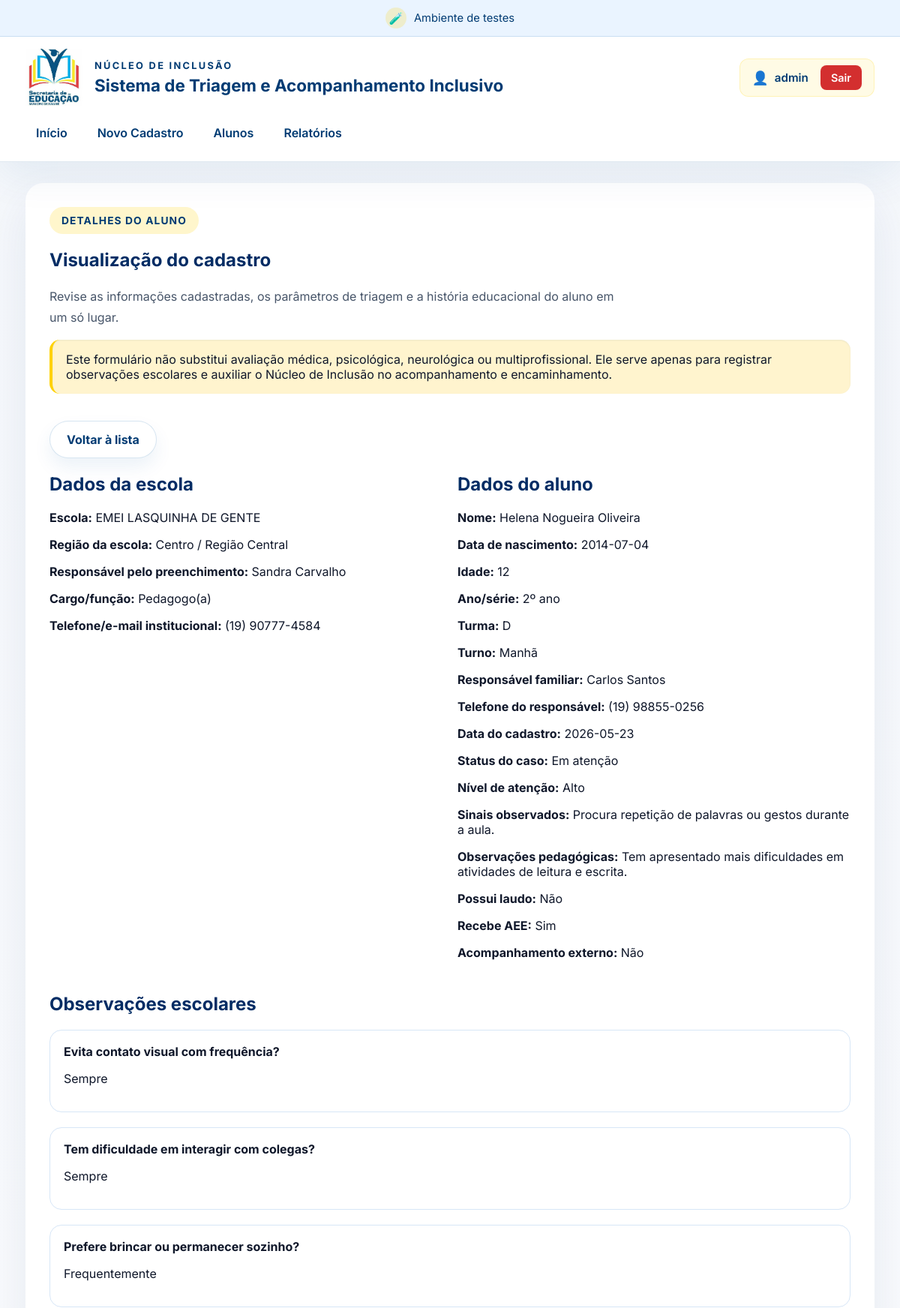
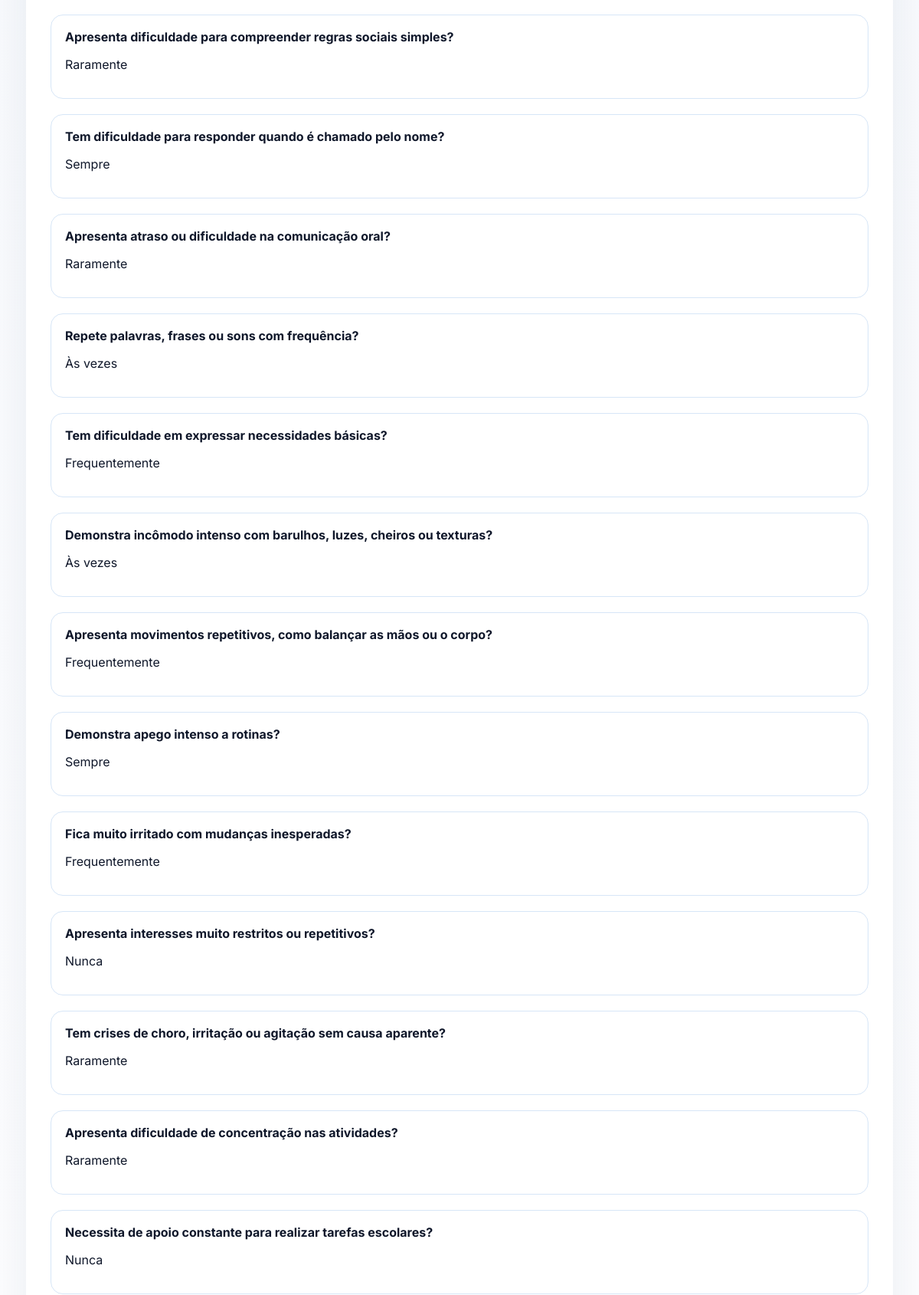
The app's page /detalhes/2 (signed in, upper part) with its own data (2 pictures, top to bottom).
### tables this page shows
CREATE TABLE alunos (
            id INTEGER PRIMARY KEY AUTOINCREMENT,
            escola_nome TEXT,
            unidade_regiao TEXT,
            responsavel_preenc TEXT,
            cargo_funcao TEXT,
            telefone_email TEXT,
            aluno_nome TEXT,
            data_nascimento TEXT,
            idade TEXT,
            ano_serie TEXT,
            turma TEXT,
            turno TEXT,
            responsavel_familiar TEXT,
            telefone_responsavel TEXT,
            laudo TEXT,
            aee TEXT,
            acompanhamento_externo TEXT,
            contato_visual TEXT,
            dificuldade_interacao TEXT,
            prefere_sozinho TEXT,
            dificuldade_regras TEXT,
            resposta_chamado TEXT,
            comunicacao_oral TEXT,
            repeticao_palavras TEXT,
            expressar_necessidades TEXT,
            incômodo_sensoriais TEXT,
            movimentos_repetitivos TEXT,
            apego_rotinas TEXT,
            irritacao_mudancas TEXT,
            interesses_restritos TEXT,
            crises_sem_causa TEXT,
            dificuldade_concentracao TEXT,
            apoio_constante TEXT,
            seletividade_alimentar TEXT,
            dificuldade_grupo TEXT,
            sensibilidade_toque TEXT,
            familia_alertada TEXT
        , data_cadastro TEXT, status_caso TEXT, nivel_atencao TEXT, sinais_observados TEXT, observacoes_pedagogicas TEXT);

### app.py (the view)
@app.route("/detalhes/<int:aluno_id>")
@login_required
def detalhes(aluno_id):
    conn = get_db_connection()
    aluno = conn.execute("SELECT * FROM alunos WHERE id = ?", (aluno_id,)).fetchone()
    conn.close()
    if aluno is None:
        return redirect(url_for("alunos"))
    dados = dict(aluno)
    pontuacao = calcular_pontuacao(dados)
    classificacao = classificar_pontuacao(pontuacao)
    return render_template(
        "detalhes.html",
        aluno=dados,
        pontuacao=pontuacao,
        classificacao=classificacao,
        observacoes=OBSERVACOES,
        aviso=AVISO_IMPORTANTE,
    )

### app.py (called while the page is built)
def get_db_connection():
    conn = sqlite3.connect(DATABASE)
    conn.row_factory = sqlite3.Row
    return conn

def calcular_pontuacao(dados):
    mapa_pontos = {
        "Nunca": 0,
        "Raramente": 1,
        "Às vezes": 2,
        "Frequentemente": 3,
        "Sempre": 4,
    }
    total = 0
    for campo, _ in OBSERVACOES:
        valor = dados.get(campo, "Nunca")
        total += mapa_pontos.get(valor, 0)
    return total

def classificar_pontuacao(pontuacao):
    if pontuacao <= 20:
        return "Baixa prioridade de acompanhamento"
    if pontuacao <= 45:
        return "Atenção e observação contínua"
    if pontuacao <= 65:
        return "Prioridade para análise do Núcleo de Inclusão"
    return "Alta prioridade para orientação e possível encaminhamento"

def login_required(f):
    @wraps(f)
    def decorated_function(*args, **kwargs):
        if 'usuario' not in session:
            return redirect(url_for('login'))
        return f(*args, **kwargs)
    return decorated_function

### templates/detalhes.html (shortened to what this page needs)
<!DOCTYPE html>
<html lang="pt-BR">
<head>
    <link rel="stylesheet" href="{{ url_for('static', filename='style.css') }}" />
</head>
<body>
    {% include 'header.html' %}
    <main class="container">
        <section class="detail-card">
            <div class="header-row">
                <div>
                    <span class="eyebrow">Detalhes do aluno</span>
                    <h2>Visualização do cadastro</h2>
                    <p class="section-note">Revise as informações cadastradas, os parâmetros de triagem e a história educacional do aluno em um só lugar.</p>
                    <p class="warning">{{ aviso }}</p>
                </div>
                <a class="button secondary" href="{{ url_for('alunos') }}">Voltar à lista</a>
            </div>
            <div class="info-grid">
                <div>
                    <h2>Dados da escola</h2>
                    <p><strong>Escola:</strong> {{ aluno['escola_nome'] }}</p>
                    <p><strong>Região da escola:</strong> {{ aluno['unidade_regiao'] }}</p>
                    <p><strong>Responsável pelo preenchimento:</strong> {{ aluno['responsavel_preenc'] }}</p>
                    <p><strong>Cargo/função:</strong> {{ aluno['cargo_funcao'] }}</p>
                    <p><strong>Telefone/e-mail institucional:</strong> {{ aluno['telefone_email'] }}</p>
                </div>
                <div>
                    <h2>Dados do aluno</h2>
                    <p><strong>Nome:</strong> {{ aluno['aluno_nome'] }}</p>
                    <p><strong>Data de nascimento:</strong> {{ aluno['data_nascimento'] }}</p>
                    <p><strong>Idade:</strong> {{ aluno['idade'] }}</p>
                    <p><strong>Ano/série:</strong> {{ aluno['ano_serie'] }}</p>
                    <p><strong>Turma:</strong> {{ aluno['turma'] }}</p>
                    <p><strong>Turno:</strong> {{ aluno['turno'] }}</p>
                    <p><strong>Responsável familiar:</strong> {{ aluno['responsavel_familiar'] }}</p>
                    <p><strong>Telefone do responsável:</strong> {{ aluno['telefone_responsavel'] }}</p>
                    <p><strong>Data do cadastro:</strong> {{ aluno.get('data_cadastro', '-') }}</p>
                    <p><strong>Status do caso:</strong> {{ aluno.get('status_caso', '-') }}</p>
                    <p><strong>Nível de atenção:</strong> {{ aluno.get('nivel_atencao', '-') }}</p>
                    <p><strong>Sinais observados:</strong> {{ aluno.get('sinais_observados', '-') }}</p>
                    <p><strong>Observações pedagógicas:</strong> {{ aluno.get('observacoes_pedagogicas', '-') }}</p>
                    <p><strong>Possui laudo:</strong> {{ aluno['laudo'] }}</p>
                    <p><strong>Recebe AEE:</strong> {{ aluno['aee'] }}</p>
                    <p><strong>Acompanhamento externo:</strong> {{ aluno['acompanhamento_externo'] }}</p>
                </div>
            </div>
            <section class="observation-report">
                <h2>Observações escolares</h2>
                <div class="observations-grid">
                    {% for campo, pergunta in observacoes %}
                        <div class="observacao-item">
                            <strong>{{ pergunta }}</strong>
                            <p>{{ aluno[campo] }}</p>
                        </div>
                    {% endfor %}
                </div>
            </section>
        </section>
    </main>
</body>
</html>

### static/style.css (style rules this page uses)
* { box-sizing: border-box; }
html, body { margin: 0; min-height: 100%; }
body { font-family: 'Inter', 'Segoe UI', Tahoma, Geneva, Verdana, sans-serif; background: linear-gradient(180deg, #F4F7FB 0%, #FFFFFF 100%); color: #0F172A; }
a { color: inherit; }
.container { max-width: 1180px; margin: 0 auto; padding: 24px; }
.hero-section, .form-card, .list-card, .detail-card, .info-card, .section-card, .stat-card { background: #FFFFFF; border-radius: 24px; box-shadow: 0 24px 60px rgba(2, 44, 100, 0.08); padding: 32px; }
.eyebrow { display: inline-flex; align-items: center; gap: 10px; padding: 10px 16px; border-radius: 999px; background: rgba(255, 210, 0, 0.2); color: #003B73; font-size: 0.86rem; font-weight: 700; letter-spacing: 0.08em; text-transform: uppercase; }
.info-card h2, .form-card h2, .list-card h2, .detail-card h2, .section-card h3, .stat-card h3 { color: #022C64; }
.warning { background: #FFF4CE; border-left: 4px solid #FFD200; padding: 16px 18px; color: #0F172A; border-radius: 14px; margin-bottom: 22px; box-shadow: inset 0 1px 2px rgba(0, 74, 141, 0.08); }
.actions, .actions-row, .header-row { display: flex; flex-wrap: wrap; gap: 14px; align-items: center; }
.button { display: inline-flex; align-items: center; justify-content: center; padding: 14px 22px; border-radius: 999px; text-decoration: none; background: #003B73; color: #FFFFFF; font-weight: 700; border: 1px solid transparent; cursor: pointer; transition: transform 0.2s ease, box-shadow 0.2s ease, background 0.2s ease; }
.button.secondary { background: #FFFFFF; color: #003B73; border-color: rgba(0, 93, 170, 0.16); box-shadow: 0 12px 24px rgba(0, 93, 170, 0.08); }
.section-note { margin: 10px 0 0; color: #475569; line-height: 1.75; max-width: 780px; }
button, .button { min-height: 48px; }
.container { max-width: 1180px; padding: 28px 24px; }
.info-grid, .observations-grid { display: grid; gap: 20px; }
.observation-report { margin-top: 28px; }
.observacao-item { border: 1px solid #D7E6F7; padding: 18px; border-radius: 16px; background: #FFFFFF; }
@media (min-width: 768px) { .info-grid { grid-template-columns: 1fr 1fr; } }
@media (min-width: 768px) { .header-row { justify-content: space-between; } }

### records on screen
alunos: escola_nome "EMEI LASQUINHA DE GENTE", unidade_regiao "Centro / Região Central", responsavel_preenc "Sandra Carvalho", cargo_funcao "Pedagogo(a)", telefone_email "(19) 90777-4584", aluno_nome "Helena Nogueira Oliveira", data_nascimento "2014-07-04", idade "12", ano_serie "2º ano", turma "D", turno "Manhã", responsavel_familiar "Carlos Santos", telefone_responsavel "(19) 98855-0256", get "2026-05-23", get "Em atenção", get "Alto", get "Procura repetição de palavras ou gestos durante a aula.", get "Tem apresentado mais dificuldades em atividades de leitura e escrita.", laudo "Não", aee "Sim", acompanhamento_externo "Não", contato_visual "Sempre" "Sempre" "Frequentemente" "Raramente" "Sempre" "Raramente" "Às vezes" "Frequentemente" "Às vezes" "Frequentemente" "Sempre" "Frequentemente" "Nunca" "Raramente" "Raramente" "Nunca"

### other values on screen
{{ session.get('usuario', 'Usuário') }} "admin"
{{ pergunta }} "Evita contato visual com frequência?" "Tem dificuldade em interagir com colegas?" "Prefere brincar ou permanecer sozinho?" "Apresenta dificuldade para compreender regras sociais simples?" "Tem dificuldade para responder quando é chamado pelo nome?" "Apresenta atraso ou dificuldade na comunicação oral?" "Repete palavras, frases ou sons com frequência?" "Tem dificuldade em expressar necessidades básicas?" "Demonstra incômodo intenso com barulhos, luzes, cheiros ou texturas?" "Apresenta movimentos repetitivos, como balançar as mãos ou o corpo?" "Demonstra apego intenso a rotinas?" "Fica muito irritado com mudanças inesperadas?" "Apresenta interesses muito restritos ou repetitivos?" "Tem crises de choro, irritação ou agitação sem causa aparente?" "Apresenta dificuldade de concentração nas atividades?" "Necessita de apoio constante para realizar tarefas escolares?"
